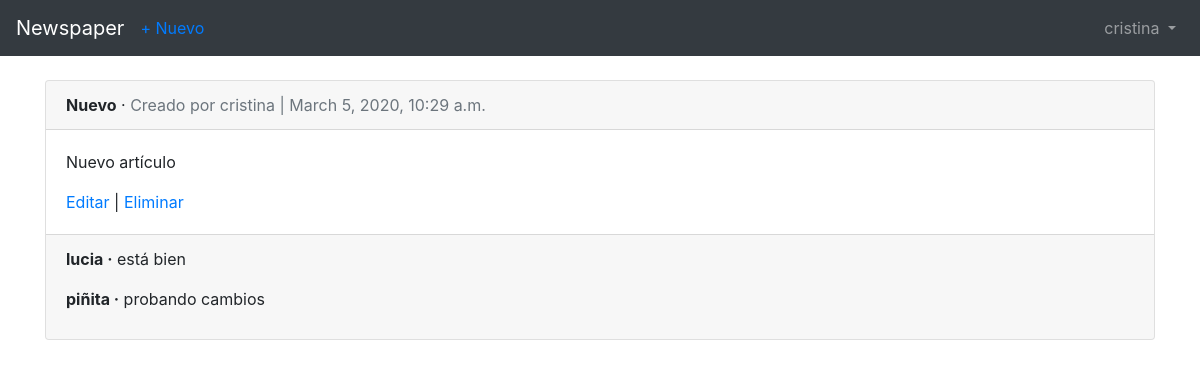
/articles/ (signed in), run on the app's committed database.
### users/models.py (models this page shows)
class CustomUser(AbstractUser):
    age = models.PositiveIntegerField(default=0)

### articles/models.py (models this page shows, shortened)
class Article(models.Model):
    title = models.CharField(max_length=255)
    body = models.TextField()
    date = models.DateTimeField(auto_now_add=True)
    author = models.ForeignKey(
        settings.AUTH_USER_MODEL,
        on_delete=models.CASCADE,
    )

class Comment(models.Model):
    article = models.ForeignKey(Article, on_delete=models.CASCADE, related_name='comments')
    comment = models.CharField(max_length=140)
    author = models.ForeignKey(
        settings.AUTH_USER_MODEL,
        on_delete=models.CASCADE,
    )
    def __str__(self):
        return self.comment

### articles/views.py (the view)
# urls.py: path('', views.ArticleListView.as_view(), name='article_list'),
class ArticleListView(ListView):
    model = models.Article
    template_name = 'article_list.html'

### templates/article_list.html (shortened to what this page needs)
{% extends 'base.html' %}
{% block content %}
  {% for article in object_list %}
    <div class="card">
      <div class="card-header">
        <span class="font-weight-bold">{{ article.title }}</span> &middot;
        <span class="text-muted">Creado por {{ article.author }} | {{ article.date }}</span>
      </div>
      <div class="card-body">
        <p>{{ article.body }}</p>
        <a href="{% url 'article_edit' article.pk %}">Editar</a> |
        <a href="{% url 'article_delete' article.pk %}">Eliminar</a>
      </div>
      <div class="card-footer">
        {% for comment in article.comments.all %}
          <p>
            <span class="font-weight-bold">{{ comment.author }} &middot;</span>
            {{ comment }}
          </p>
        {% endfor %}
      </div>
    </div>
    <br />
  {% endfor %}
{% endblock content %}

### templates/base.html (shortened to what this page needs)
<!doctype html>
<html lang="en">
  <head>
    <link rel="stylesheet" href="https://maxcdn.bootstrapcdn.com/bootstrap/4.0.0/css/bootstrap.min.css">
</head>
<body>
  <nav class="navbar navbar-expand-md navbar-dark bg-dark mb-4">
    <a class="navbar-brand" href="{% url 'home' %}">Newspaper</a>
    {% if user.is_authenticated %}
    <ul class="navbar-nav mr-auto">
      <li class="nav-item"><a href="{% url 'article_new' %}">+ Nuevo</a></li>
    </ul>
{% endif %}
    <div class="collapse navbar-collapse" id="navbarCollapse">
      {% if user.is_authenticated %}
        <ul class="navbar-nav ml-auto">
          <li class="nav-item">
            <a class="nav-link dropdown-toggle" href="#" id="userMenu" data-toggle="dropdown" aria-haspopup="true" aria-expanded="false">
              {{ user.username }}
            </a>
            </li>
          </ul>
        {% else %}
          <form class="form-inline ml-auto">
            <a href="{% url 'login' %}" class="btn btn-outline-secondary">Iniciar sesión</a>
            <a href="{% url 'signup' %}" class="btn btn-primary ml- ">Registrarse</a>
          </form>
        {% endif %}
      </div>
    </nav>
    <div class="container">
      {% block content %}
      {% endblock %}
    </div>
  </body>
</html>

### data on the page
CustomUser: username "cristina"
Article: title "Nuevo", author "cristina", date "March 5, 2020, 10:29 a.m.", body "Nuevo artículo"
Comment: author "lucia", comment "está bien"
Comment: author "piñita", comment "probando cambios"
